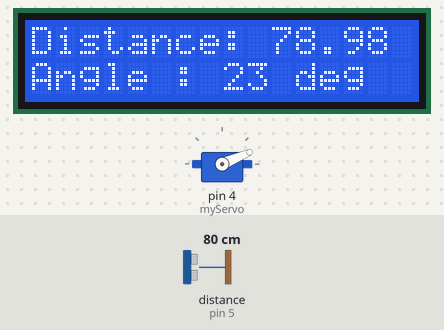
This sketch was run on a simulated Arduino Uno, built with avr-gcc and run on an emulated ATmega328P. Parts: servo, 16×2 character LCD. Wiring (inferred from the names in the program): ultrasonic range finder: trigger pin 6; echo pin 5. The inputs (shaded band) are chosen by the test bench; at power-on: distance to the obstacle (sensor on pin 5) 80 cm. The echo pulse lasts 58.3 µs per cm; what the sketch prints to the serial monitor is not drawn.

Above: at 1.2 s.
1.3 s: distance to the obstacle (sensor on pin 5) set to 23 cm
At 1.47 s:
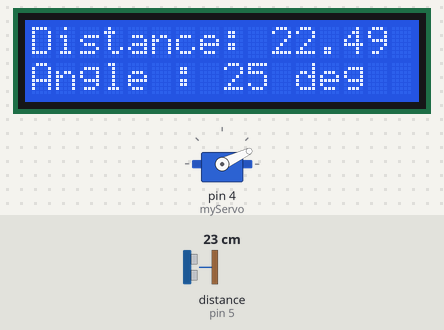
3.0 s: distance to the obstacle (sensor on pin 5) set to 18 cm
At 5.8 s:
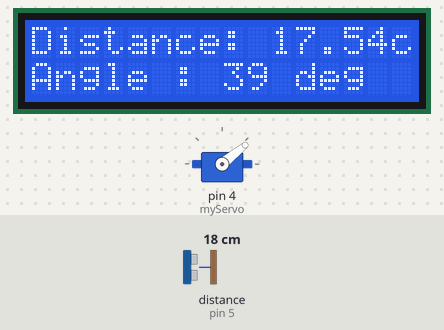
6.0 s: distance to the obstacle (sensor on pin 5) set to 120 cm
At 7.22 s:
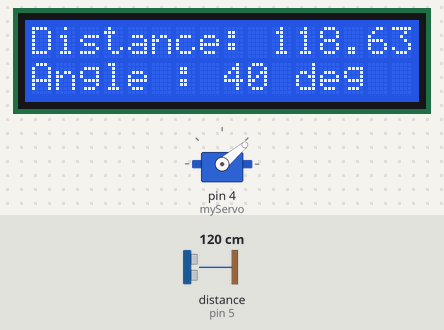
8.8 s: distance to the obstacle (sensor on pin 5) set to 2 cm
At 9.7 s:
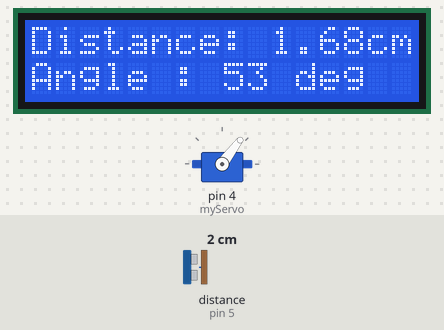
11.8 s: distance to the obstacle (sensor on pin 5) set to 18 cm
At 13.8 s:
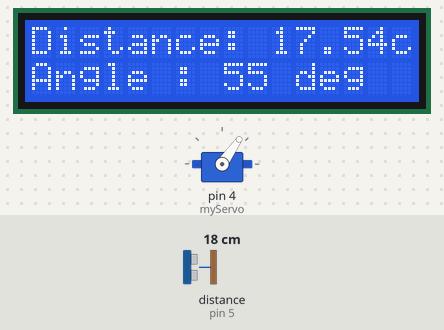
14.4 s: distance to the obstacle (sensor on pin 5) set to 35 cm
At 15.6 s:
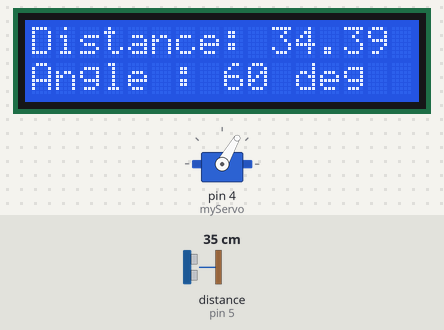
Timing chart, 0 to 22.1 s (numbered marks = the images above; inputs shaded):
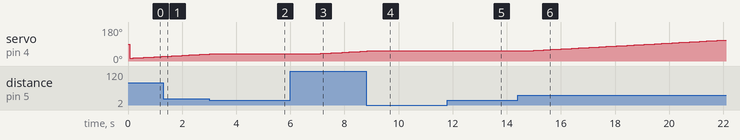

The sketch:

2disp_and_ard.ino
```cpp
// Includes the Servo library
#include <Servo.h>
#include <LiquidCrystal.h>

int rs=7;
int en=8;
int d4=9;
int d5=10;
int d6=11;
int d7=12;
//int Con=0;//contrast of the lcd

LiquidCrystal lcd(rs,en,d4,d5,d6,d7);

// Defines Tirg and Echo pins of the Ultrasonic Sensor
const int trigPin = 6; //def = 11
const int echoPin = 5; //def= 10
// Variables for the duration and the distance
long duration;
int distance;
float distanceCm, DistanceSec;
Servo myServo; // Creates a servo object for controlling the servo motor
void setup()
  {
    //analogWrite(6,0); to use without 10kpot
    pinMode(trigPin, OUTPUT); // Sets the trigPin as an Output
    pinMode(echoPin, INPUT); // Sets the echoPin as an Input
    Serial.begin(9600);
    myServo.attach(4); // Defines on which pin is the servo motor attached , def = 12
    lcd.begin(16,2);
    DistanceSec=20;
    distanceCm=distance;
  }
void loop()
  {
    //lcd.setCursor(0,0);
    //lcd.print(distance);
    //lcd.setCursor(0,1);
    //lcd.print("Angle is :");
    //delay(1000);
    //lcd.clear();
    // rotates the servo motor from 15 to 165 degrees

    for(int i=15;i<=165;i++)
    {
      myServo.write(i);
      delay(30);
      distance = calculateDistance();// Calls a function for calculating the distance measured by the Ultrasonic sensor for each degree

      Serial.print(i); // Sends the current degree into the Serial Port
      Serial.print(","); // Sends addition character right next to the previous value needed later in the Processing IDE for indexing
      Serial.print(distance); // Sends the distance value into the Serial Port
      Serial.print("."); // Sends addition character right next to the previous value needed later in the Processing IDE for indexing

      distanceCm= duration*0.034/2;
      if (distanceCm <= DistanceSec)
      {

          if(distanceCm <= DistanceSec/2)
          {
              lcd.setCursor(0,0); // positions the  cursor at 0,0
              lcd.print("Distance: "); // Prints "Distance" on the LCD
              lcd.print(distanceCm); // Prints the value on the  LCD
              lcd.print("cm "); // Prints the unit on the LCD
              delay(10);
              lcd.setCursor(0,1);
              lcd.print("Angle : ");
              lcd.print(i);
              lcd.print(" deg ");
              delay(2000);
          }
          else
          {
              lcd.setCursor(0,0); // positions the cursor at 0,0
              lcd.print("Distance: "); // Prints "Distance" on the LCD
              lcd.print(distanceCm); // Printe the value on the LCD
              lcd.print("cm "); // Prints the unit on the LCD
              delay(10);
              lcd.setCursor(0,1);
              lcd.print("Angle : ");
              lcd.print(i);
              lcd.print(" deg ");
              delay(2000);
          }
       }

       else
       {
            lcd.setCursor(0,0); // positions the  cursor at 0,0
            lcd.print("Distance: "); // Prints "Distance" on the LCD
            lcd.print(distanceCm); // Printe the value on the LCD
            lcd.print(" cm "); // Prints the unit on the LCD
            delay(10);
            lcd.setCursor(0,1);
            lcd.print("Angle : ");
            lcd.print(i);
            lcd.print(" deg ");
            delay(80); //delays 80ms to read the position of the lcd
       }

    }

    // Repeats the previous lines from 165 to 15 degrees
    for(int i=165;i>15;i--)
    {
      myServo.write(i);
      delay(30);
      distance = calculateDistance();
      Serial.print(i);
      Serial.print(",");
      Serial.print(distance);
      Serial.print(".");
      distanceCm= duration*0.034/2;
      if (distanceCm <= DistanceSec)
      {
          if(distanceCm <= DistanceSec/2)
          {
              lcd.setCursor(0,0); // positionner le cursor a 0,0
              lcd.print("Distance: "); // Printe "Distance" sur LCD
              lcd.print(distanceCm); // Printe la valeur Obtenue sur LCD
              lcd.print(" cm "); // Printe l'unité sur LCD
              delay(10);
              lcd.setCursor(0,1);
              lcd.print("Angle : ");
              lcd.print(i);
              lcd.print(" deg ");
              delay(2000);
          }
          else
          {
              lcd.setCursor(0,0); // positionner le cursor a 0,0
              lcd.print("Distance: "); // Printe "Distance" sur LCD
              lcd.print(distanceCm); // Printe la valeur Obtenue sur LCD
              lcd.print(" cm "); // Printe l'unité sur LCD
              delay(10);
              lcd.setCursor(0,1);
              lcd.print("Angle : ");
              lcd.print(i);
              lcd.print(" deg ");
              delay(2000);
          }
      }
      else
      {
          lcd.setCursor(0,0); //
          lcd.print("Distance: "); //
          lcd.print(distanceCm); //
          lcd.print(" cm ");
          delay(10);
          lcd.setCursor(0,1);
          lcd.print("Angle : ");
          lcd.print(i);
          lcd.print(" deg ");
          delay(80);
      }
    }


    }

// Function for calculating the distance measured by the Ultrasonic sensor
int calculateDistance()
  {

    digitalWrite(trigPin, LOW);
    delayMicroseconds(2);
    // Sets the trigPin on HIGH state for 10 micro seconds
    digitalWrite(trigPin, HIGH);
    delayMicroseconds(10);
    digitalWrite(trigPin, LOW);
    duration = pulseIn(echoPin, HIGH); // Reads the echoPin, returns the sound wave travel time in microseconds
    distance= duration*0.034/2;
    //distanceCm=duration*0.034/2;
    return distance;
  }
```

Measured:
- the behaviour switches between 21 and 20 cm on distance to the obstacle (sensor on pin 5) (found by bisection; images 1 and 2)
- after the input at 6.0 s, the display: changes after 1.2 s (image 3)
- after the input at 8.8 s, the display: changes after 0.10 s (image 4)
- after the input at 11.8 s, the display: changes after 1.2 s (image 5)
- after the input at 14.4 s, the display: first changes after 0.64 s (image 6 shows a later state)
- what the display in image 4 shows lasts 2.0 s, from 8.9 s to 10.9 s
